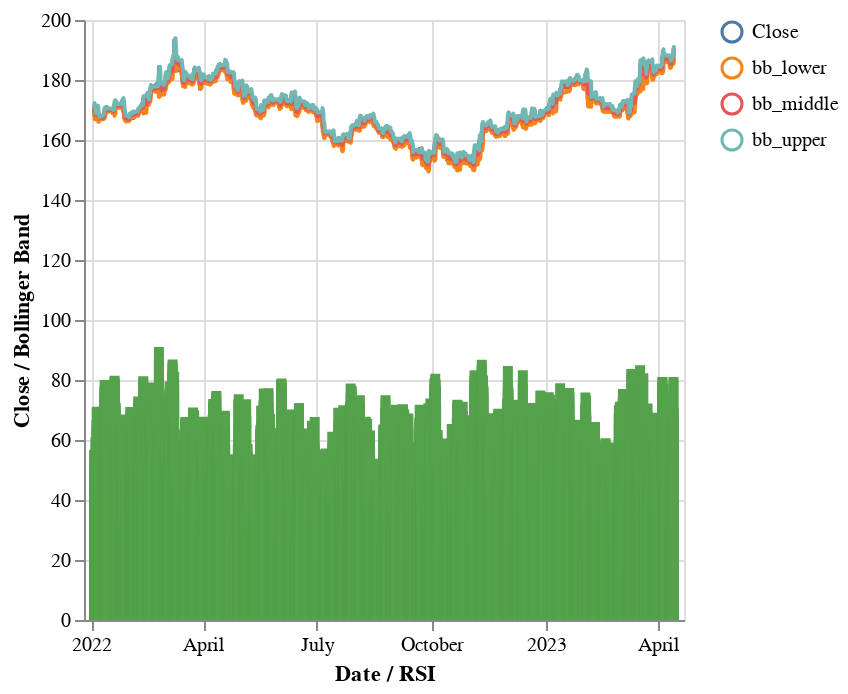

The cell this chart's notebook holds for it:
### Code cell
DeepnoteChart(ticker_graph, """{"layer":[{"layer":[{"mark":{"clip":true,"type":"trail","color":"#4c78a8","tooltip":true},"encoding":{"x":{"sort":"ascending","type":"temporal","field":"date","scale":{"type":"linear","zero":false}},"y":{"sort":null,"type":"quantitative","field":"Close","scale":{"type":"linear","zero":false},"format":{"type":"default","decimals":null},"formatType":"numberFormatFromNumberType"},"color":{"datum":"Close"}}},{"mark":{"size":100,"type":"point","opacity":0,"tooltip":true},"encoding":{"x":{"sort":"ascending","type":"temporal","field":"date","scale":{"type":"linear","zero":false}},"y":{"sort":null,"type":"quantitative","field":"Close","scale":{"type":"linear","zero":false},"format":{"type":"default","decimals":null},"formatType":"numberFormatFromNumberType"},"color":{"datum":"Close"}}}]},{"layer":[{"mark":{"clip":true,"type":"trail","color":"#f58518","tooltip":true},"encoding":{"x":{"sort":"ascending","type":"temporal","field":"date","scale":{"type":"linear","zero":false}},"y":{"sort":null,"type":"quantitative","field":"bb_lower","scale":{"type":"linear","zero":false},"format":{"type":"default","decimals":null},"formatType":"numberFormatFromNumberType"},"color":{"datum":"bb_lower"}}},{"mark":{"size":100,"type":"point","opacity":0,"tooltip":true},"encoding":{"x":{"sort":"ascending","type":"temporal","field":"date","scale":{"type":"linear","zero":false}},"y":{"sort":null,"type":"quantitative","field":"bb_lower","scale":{"type":"linear","zero":false},"format":{"type":"default","decimals":null},"formatType":"numberFormatFromNumberType"},"color":{"datum":"bb_lower"}}}]},{"layer":[{"mark":{"clip":true,"type":"trail","color":"#e45756","tooltip":true},"encoding":{"x":{"sort":"ascending","type":"temporal","field":"date","scale":{"type":"linear","zero":false}},"y":{"sort":null,"type":"quantitative","field":"bb_middle","scale":{"type":"linear","zero":false},"format":{"type":"default","decimals":null},"formatType":"numberFormatFromNumberType"},"color":{"datum":"bb_middle"}}},{"mark":{"size":100,"type":"point","opacity":0,"tooltip":true},"encoding":{"x":{"sort":"ascending","type":"temporal","field":"date","scale":{"type":"linear","zero":false}},"y":{"sort":null,"type":"quantitative","field":"bb_middle","scale":{"type":"linear","zero":false},"format":{"type":"default","decimals":null},"formatType":"numberFormatFromNumberType"},"color":{"datum":"bb_middle"}}}]},{"layer":[{"mark":{"clip":true,"type":"trail","color":"#83bcb6","tooltip":true},"encoding":{"x":{"sort":"ascending","type":"temporal","field":"date","scale":{"type":"linear","zero":false}},"y":{"sort":null,"type":"quantitative","field":"bb_upper","scale":{"type":"linear","zero":false},"format":{"type":"default","decimals":null},"formatType":"numberFormatFromNumberType"},"color":{"datum":"bb_upper"}}},{"mark":{"size":100,"type":"point","opacity":0,"tooltip":true},"encoding":{"x":{"sort":"ascending","type":"temporal","field":"date","scale":{"type":"linear","zero":false}},"y":{"sort":null,"type":"quantitative","field":"bb_upper","scale":{"type":"linear","zero":false},"format":{"type":"default","decimals":null},"formatType":"numberFormatFromNumberType"},"color":{"datum":"bb_upper"}}}]},{"layer":[{"mark":{"clip":true,"type":"bar","color":"#54a24b","tooltip":true},"encoding":{"x":{"axis":{"title":"Date / RSI"},"sort":"ascending","type":"temporal","field":"date","scale":{"type":"linear"}},"y":{"axis":{"title":"Close / Bollinger Band"},"sort":null,"type":"quantitative","field":"rsi","scale":{"type":"linear"},"format":{"type":"default","decimals":null},"aggregate":"sum","formatType":"numberFormatFromNumberType"}}}]}],"title":"","config":{"legend":{}},"$schema":"https://vega.github.io/schema/vega-lite/v5.json","encoding":{}}""")

### Figure 1 — Vega-Lite specification as saved in the notebook (floating-point values rounded to 4 significant figures; data arrays with more than 128 entries replaced by an {"elided": "..."} marker saying what was removed)
{"$schema": "https://vega.github.io/schema/vega-lite/v5.json", "encoding": {}, "layer": [{"layer": [{"mark": {"type": "trail", "tooltip": true, "color": "#4c78a8", "clip": true}, "encoding": {"x": {"field": "date", "type": "temporal", "sort": "ascending", "scale": {"zero": false, "type": "linear"}}, "y": {"field": "Close", "type": "quantitative", "sort": null, "scale": {"zero": false, "type": "linear"}, "formatType": "numberFormatFromNumberType", "format": {"type": "default", "decimals": null}}, "color": {"datum": "Close"}}}, {"mark": {"type": "point", "tooltip": true, "size": 100, "opacity": 0}, "encoding": {"x": {"field": "date", "type": "temporal", "sort": "ascending", "scale": {"zero": false, "type": "linear"}}, "y": {"field": "Close", "type": "quantitative", "sort": null, "scale": {"zero": false, "type": "linear"}, "formatType": "numberFormatFromNumberType", "format": {"type": "default", "decimals": null}}, "color": {"datum": "Close"}}}]}, {"layer": [{"mark": {"type": "trail", "tooltip": true, "color": "#f58518", "clip": true}, "encoding": {"x": {"field": "date", "type": "temporal", "sort": "ascending", "scale": {"zero": false, "type": "linear"}}, "y": {"field": "bb_lower", "type": "quantitative", "sort": null, "scale": {"zero": false, "type": "linear"}, "formatType": "numberFormatFromNumberType", "format": {"type": "default", "decimals": null}}, "color": {"datum": "bb_lower"}}}, {"mark": {"type": "point", "tooltip": true, "size": 100, "opacity": 0}, "encoding": {"x": {"field": "date", "type": "temporal", "sort": "ascending", "scale": {"zero": false, "type": "linear"}}, "y": {"field": "bb_lower", "type": "quantitative", "sort": null, "scale": {"zero": false, "type": "linear"}, "formatType": "numberFormatFromNumberType", "format": {"type": "default", "decimals": null}}, "color": {"datum": "bb_lower"}}}]}, {"layer": [{"mark": {"type": "trail", "tooltip": true, "color": "#e45756", "clip": true}, "encoding": {"x": {"field": "date", "type": "temporal", "sort": "ascending", "scale": {"zero": false, "type": "linear"}}, "y": {"field": "bb_middle", "type": "quantitative", "sort": null, "scale": {"zero": false, "type": "linear"}, "formatType": "numberFormatFromNumberType", "format": {"type": "default", "decimals": null}}, "color": {"datum": "bb_middle"}}}, {"mark": {"type": "point", "tooltip": true, "size": 100, "opacity": 0}, "encoding": {"x": {"field": "date", "type": "temporal", "sort": "ascending", "scale": {"zero": false, "type": "linear"}}, "y": {"field": "bb_middle", "type": "quantitative", "sort": null, "scale": {"zero": false, "type": "linear"}, "formatType": "numberFormatFromNumberType", "format": {"type": "default", "decimals": null}}, "color": {"datum": "bb_middle"}}}]}, {"layer": [{"mark": {"type": "trail", "tooltip": true, "color": "#83bcb6", "clip": true}, "encoding": {"x": {"field": "date", "type": "temporal", "sort": "ascending", "scale": {"zero": false, "type": "linear"}}, "y": {"field": "bb_upper", "type": "quantitative", "sort": null, "scale": {"zero": false, "type": "linear"}, "formatType": "numberFormatFromNumberType", "format": {"type": "default", "decimals": null}}, "color": {"datum": "bb_upper"}}}, {"mark": {"type": "point", "tooltip": true, "size": 100, "opacity": 0}, "encoding": {"x": {"field": "date", "type": "temporal", "sort": "ascending", "scale": {"zero": false, "type": "linear"}}, "y": {"field": "bb_upper", "type": "quantitative", "sort": null, "scale": {"zero": false, "type": "linear"}, "formatType": "numberFormatFromNumberType", "format": {"type": "default", "decimals": null}}, "color": {"datum": "bb_upper"}}}]}, {"layer": [{"mark": {"type": "bar", "tooltip": true, "color": "#54a24b", "clip": true}, "encoding": {"x": {"field": "date", "type": "temporal", "sort": "ascending", "axis": {"title": "Date / RSI"}, "scale": {"type": "linear"}}, "y": {"field": "rsi", "type": "quantitative", "aggregate": "sum", "sort": null, "axis": {"title": "Close / Bollinger Band"}, "scale": {"type": "linear"}, "formatType": "numberFormatFromNumberType", "format": {"type": "default", "decimals": null}}}}]}], "title": "", "config": {"legend": {}}, "data": {"values": {"elided": "5258 records"}}}
